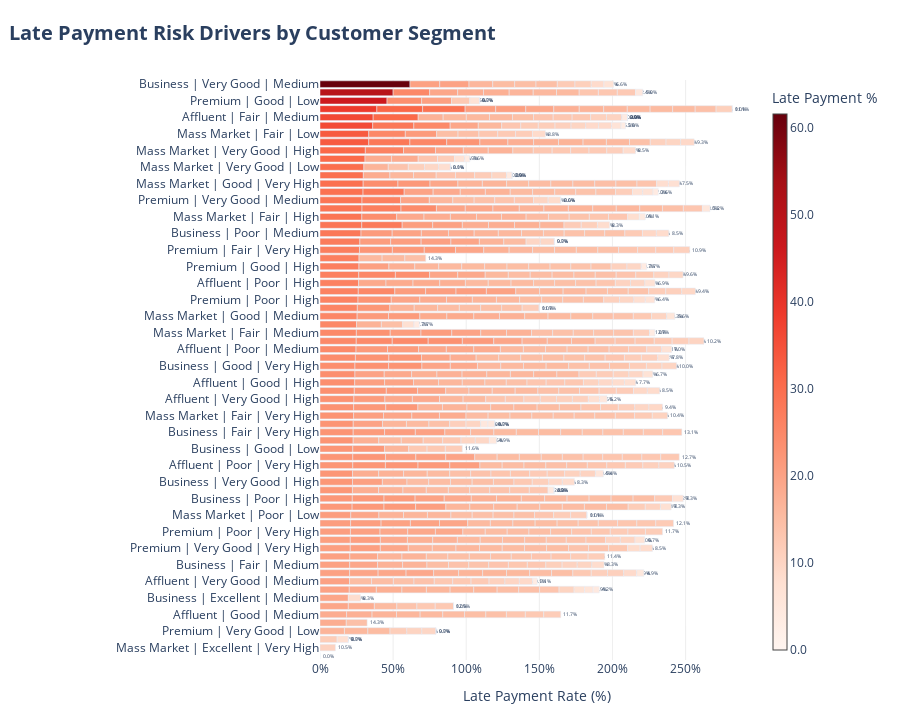

Source (notebook cell):
### Markdown cell above
### Loan Default Drivers Bar

### Code cell
loan_default_drivers_bar_query = "SELECT * FROM gold.analytics_loan_default_drivers  ORDER BY avg_late_payment_rate DESC"
loan_default_drivers_bar_df = fetch_data(loan_default_drivers_bar_query)


loan_default_drivers_bar_df["segment_label"] = (
    loan_default_drivers_bar_df["customer_segment"] + " | " +
    loan_default_drivers_bar_df["credit_score_band"] + " | " +
    loan_default_drivers_bar_df["income_bracket"]
)

fig = go.Figure()

fig.add_trace(
    go.Bar(
        x=loan_default_drivers_bar_df["avg_late_payment_rate"],
        y=loan_default_drivers_bar_df["segment_label"],
        orientation="h",
        
        marker=dict(
            color=loan_default_drivers_bar_df["avg_late_payment_rate"],
            colorscale="Reds",
            showscale=True,
            colorbar=dict(
                title="Late Payment %",
                tickformat=".1f",
                thickness=14
            )
        ),
        
        text=loan_default_drivers_bar_df["avg_late_payment_rate"],
        texttemplate="%{text:.1f}%",
        textposition="outside",
        
        hovertemplate=
            "<b>%{y}</b><br>" +
            "Late Payment Rate: <b>%{x:.2f}%</b><br>" +
            "Loan Count: %{customdata[0]:,}<br>" +
            "Avg Days Late: %{customdata[1]:.1f}<extra></extra>",
        
        customdata=loan_default_drivers_bar_df[
            ["loan_count", "avg_days_late"]
        ].values
    )
)

fig.update_layout(
    title=dict(
        text="Late Payment Risk Drivers by Customer Segment",
        x=0.01,
        font=dict(size=20, weight="bold")
    ),
    
    xaxis=dict(
        title="Late Payment Rate (%)",
        showgrid=True,
        gridcolor="rgba(200,200,200,0.3)",
        ticksuffix="%"
    ),
    
    yaxis=dict(
        title="",
        autorange="reversed",  # Highest risk at top
        showgrid=False
    ),
    
    height=720,
    
    plot_bgcolor="white",
    paper_bgcolor="white",
    
    margin=dict(t=80, l=320, r=40, b=60),
    
    showlegend=False
)

fig.show()

### Figure 1 — Plotly figure (JSON) as saved in the notebook; plotly's stock layout.template omitted (floating-point values rounded to 4 significant figures; data arrays with more than 128 entries replaced by an {"elided": "..."} marker saying what was removed)
{"data": [{"customdata": {"elided": "839x2 float values"}, "hovertemplate": "<b>%{y}</b><br>Late Payment Rate: <b>%{x:.2f}%</b><br>Loan Count: %{customdata[0]:,}<br>Avg Days Late: %{customdata[1]:.1f}<extra></extra>", "marker": {"color": {"elided": "839 float values"}, "colorbar": {"thickness": 14, "tickformat": ".1f", "title": {"text": "Late Payment %"}}, "colorscale": [[0, "rgb(255,245,240)"], [0.125, "rgb(254,224,210)"], [0.25, "rgb(252,187,161)"], [0.375, "rgb(252,146,114)"], [0.5, "rgb(251,106,74)"], [0.625, "rgb(239,59,44)"], [0.75, "rgb(203,24,29)"], [0.875, "rgb(165,15,21)"], [1, "rgb(103,0,13)"]], "showscale": true}, "orientation": "h", "text": {"elided": "839 float values"}, "textposition": "outside", "texttemplate": "%{text:.1f}%", "type": "bar", "x": {"elided": "839 float values"}, "y": {"elided": "839 str values"}}], "layout": {"height": 720, "margin": {"b": 60, "l": 320, "r": 40, "t": 80}, "paper_bgcolor": "white", "plot_bgcolor": "white", "showlegend": false, "title": {"font": {"size": 20, "weight": "bold"}, "text": "Late Payment Risk Drivers by Customer Segment", "x": 0.01}, "xaxis": {"gridcolor": "rgba(200,200,200,0.3)", "showgrid": true, "ticksuffix": "%", "title": {"text": "Late Payment Rate (%)"}}, "yaxis": {"autorange": "reversed", "showgrid": false, "title": {"text": ""}}}}
